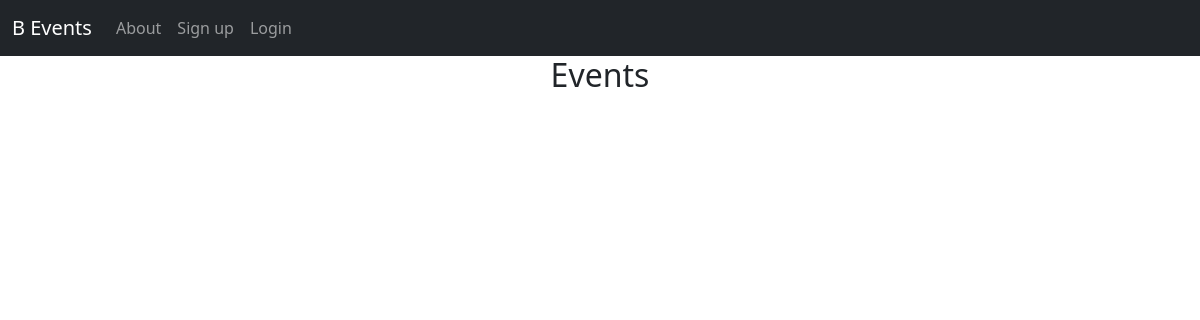
The app's page /events/, older data.
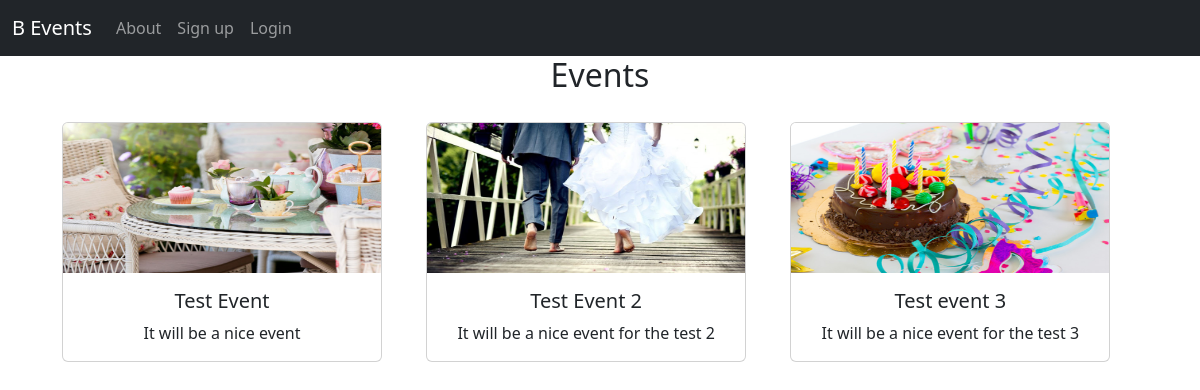
The same page, newer data.
### event/models.py (models this page shows, shortened)
class Event(models.Model):
    img = models.ImageField(upload_to="photos")
    name = models.CharField(max_length=250)
    desc = models.CharField(max_length=250)

### event/views.py (the view)
# urls.py: path('events/',views.events,name='events'),
def events(request):
    dict_eve={
        'eve':Event.objects.all()
    }
    return render(request,'events.html',dict_eve)

### template/events.html
{% extends 'base.html' %}
{% load static %}
{% block content %}
<h2 class="text-center">Events</h2>
<div class="container">
    {% for e  in eve %}
      <div class="card text-center" style="width: 20rem; display:inline-block;margin: 20px;">
        <img src="{{e.img.url}}" class="card-img-top" alt="..." height="150px" width="200px">
          <div class="card-body">
            <h5 class="card-title">{{e.name}}</h5>
              <p class="card-text">{{e.desc}}</p>
          </div>
      </div>
    {% endfor %}
</div>
{% endblock %}

### template/base.html (shortened to what this page needs)
<!doctype html>
<html lang="en">
  <head>
    <link href="https://cdn.jsdelivr.net/npm/bootstrap@5.3.3/dist/css/bootstrap.min.css" rel="stylesheet">
  </head>
  <body>
    {% include 'navbar.html' %}
    {% block content %}{% endblock %}
    </body>
</html>

### template/navbar.html (shortened to what this page needs)
<nav class="navbar navbar-expand-lg navbar-dark bg-dark">
    <div class="container-fluid">
      <a class="navbar-brand" href="{% url 'index' %}">B Events</a>
      <div class="collapse navbar-collapse" id="navbarSupportedContent">
        <ul class="navbar-nav me-auto mb-2 mb-lg-0">
          <li class="nav-item">
            <a class="nav-link" href="{% url 'about' %}">About</a>
          </li>
          {% if user.is_authenticated %}
          <li class="nav-item">
            <a class="nav-link" href="{% url 'events' %}">Events</a>
          </li>
          <li class="nav-item">
            <a class="nav-link" href="{% url 'booking' %}">Booking</a>
          </li>
          <li class="nav-item">
            <a class="nav-link" href="{% url 'contact' %}">Contacts</a>
          </li>
          <li class="nav-item"><a class="nav-link" href="{% url 'logout' %}">Logout</a></li>
        </ul>
        {% else %}
        <ul class="nav navbar-nav navbar-right">
            <li class="nav-item"><a class="nav-link" href="{% url 'register' %}">Sign up</a></li>
            <li class="nav-item"><a class="nav-link" href="{% url 'login' %}">Login</a></li>
        </ul>
        {% endif %}
      </div>
    </div>
  </nav>

Row changes from the older to the newer data that the page shows:
added Event: img (picture), name "Test Event", desc "It will be a nice event"
added Event: img (picture), name "Test Event 2", desc "It will be a nice event for the test 2"
added Event: img (picture), name "Test event 3", desc "It will be a nice event for the test 3"
